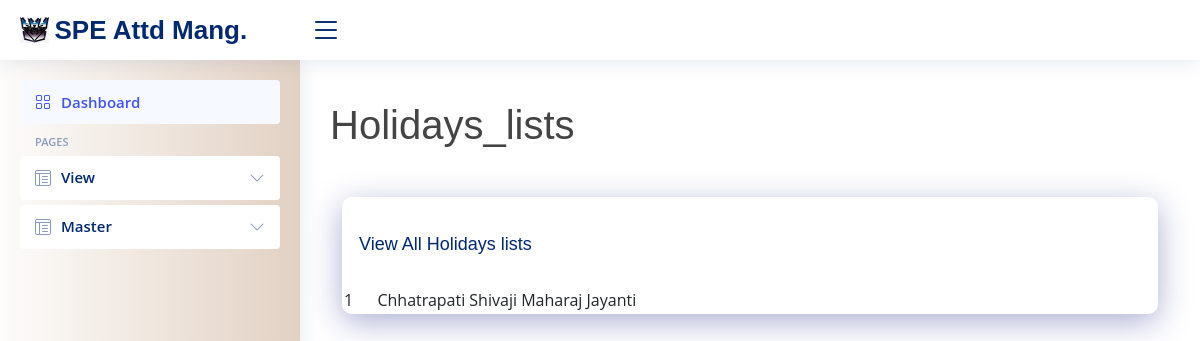
The app's page /holiday_lists/, older data.
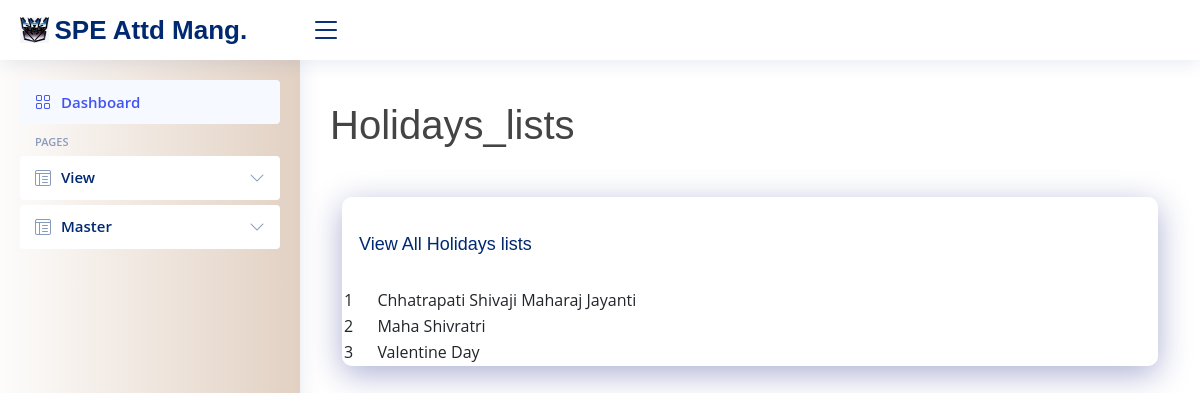
The same page, newer data.
### attendanceApp/models.py (models this page shows)
class HolidayList(models.Model):
    date = models.DateField()
    occasion = models.CharField(max_length=100,blank=True)
    remarks = models.TextField(blank=True)
    def __str__(self):
        return f'{self.occasion}'

### attendanceApp/views.py (the view)
# urls.py: path('holiday_lists/', views.holiday_lists, name='holiday_lists'),
def holiday_lists(request):
    lists = HolidayList.objects.all()
    print(lists)
    context={
        'lists': lists
    }
    return render(request, 'main/holidays_lists.html', context)

### templates/main/holidays_lists.html (shortened to what this page needs)
{% extends 'partials/base.html' %}
{% load static %}
{% block content %}
<main id="main" class="main">
  <h1>Holidays_lists</h1>
  <div class="container mt-5">
    <div class="card">
      <h5 class="card-title m-3">View All Holidays lists</h5>
      <table>
     <tr>
     {% for holi in lists %}
     <td> {{ forloop.counter }}</td>
     <td> {{holi.occasion}}</td>
    </tr>
      {% endfor %}</table>
    </div>
  </div>
</main>
{% endblock %}

### templates/partials/base.html (shortened to what this page needs)
{% load static %}
<!DOCTYPE html>
<html lang="en">
  <head>
    <link
      href="{% static 'assets/vendor/bootstrap/css/bootstrap.min.css'%}"
      rel="stylesheet"
    />
    <link
      href="{% static 'assets/vendor/bootstrap-icons/bootstrap-icons.css'%}"
      rel="stylesheet"
    />
    <link
      href="{% static 'assets/vendor/boxicons/css/boxicons.min.css'%}"
      rel="stylesheet"
    />
    <link
      href="{% static 'assets/vendor/quill/quill.snow.css'%}"
      rel="stylesheet"
    />
    <link
      href="{% static 'assets/vendor/quill/quill.bubble.css'%}"
      rel="stylesheet"
    />
    <link
      href="{% static 'assets/vendor/remixicon/remixicon.css'%}"
      rel="stylesheet"
    />
    <link
      href="{% static 'assets/vendor/simple-datatables/style.css'%}"
      rel="stylesheet"
    />
    <link href="{% static 'assets/main.css' %}" rel="stylesheet" />
  </head>
  <body>
    {% include 'partials/header.html' %} {% include 'partials/sidebar.html' %}
    {% block content %} {% endblock %}
  </body>
</html>

### templates/partials/header.html (shortened to what this page needs)
{% load static %}
<header id="header" class="header fixed-top d-flex align-items-center">
  <div class="d-flex align-items-center justify-content-between">
    <a href="{% url 'dashboard' %}" class="logo d-flex align-items-center">
      <img src="images/transformer_icon.jpg" alt="Logo" class="logo-img">
      <span class="d-none d-lg-block heading-pos">SPE Attd Mang.</span>
    </a>
    <i class="bi bi-list toggle-sidebar-btn"></i>
  </div>
</header>
  <nav class="header-nav ms-auto">
    <ul class="d-flex align-items-center">
      <li class="nav-item dropdown pe-3">
        <a class="nav-link nav-profile d-flex align-items-center pe-0" href="#" data-bs-toggle="dropdown">
        </a>
      </li>
    </ul>
  </nav>

### templates/partials/sidebar.html (shortened to what this page needs)
{% load static %}
<aside id="sidebar" class="sidebar">
  <ul class="sidebar-nav" id="sidebar-nav">
    <li class="nav-item">
      <a class="nav-link" href="{% url 'dashboard'%}">
        <i class="bi bi-grid"></i>
        <span>Dashboard</span>
      </a>
    </li>
    <li class="nav-heading">Pages</li>
    <li class="nav-item">
      <a class="nav-link collapsed" data-bs-target="#view-nav" data-bs-toggle="collapse" href="#">
        <i class="bi bi-layout-text-window-reverse"></i><span>View</span><i class="bi bi-chevron-down ms-auto"></i>
      </a>
    </li>
</ul>
    <li class="nav-item">
      <a class="nav-link collapsed" data-bs-target="#view-nav" data-bs-toggle="collapse" href="#">
        <i class="bi bi-layout-text-window-reverse"></i><span>Master</span><i class="bi bi-chevron-down ms-auto"></i>
      </a>
    </li>
</aside>

### static/assets/main.css (style rules this page uses)
:root { scroll-behavior: smooth; }
body { font-family: "Open Sans", sans-serif; background:#ffffff; color: #444444; }
a { color: #4154f1; text-decoration: none; }
h1, h2, h3, h4, h5, h6 { font-family: "Nunito", sans-serif; }
#main { margin-top: 60px; padding: 20px 30px; transition: all 0.3s; }
.card { margin-bottom: 30px; background: rgba( 255, 255, 255, 0.35 ); box-shadow: 0 8px 32px 0 rgba( 31, 38, 135, 0.37 ); backdrop-filter: blur( 15.5px ); -webkit-backdrop-filter: blur( 15.5px ); border-radius: 10px; border: 1px solid rgba( 255, 255, 255, 0.18 ); }
.card-title { padding: 20px 0 15px 0; font-size: 18px; font-weight: 500; color: #012970; font-family: "Poppins", sans-serif; }
.logo { line-height: 1; }
@media (min-width: 1200px) { .logo { width: 280px; } }
.logo img { max-height: 26px; margin-right: 6px; }
.logo span { font-size: 26px; font-weight: 700; color: #012970; font-family: "Nunito", sans-serif; }
.header { transition: all 0.5s; z-index: 997; height: 60px; box-shadow: 0px 2px 20px rgba(1, 41, 112, 0.1); background-color: #fff; padding-left: 20px; }
.header .toggle-sidebar-btn { font-size: 32px; padding-left: 10px; cursor: pointer; color: #012970; }
.header-nav ul { list-style: none; }
.header-nav>ul { margin: 0; padding: 0; }
.header-nav .nav-profile { color: #012970; }
.sidebar { position: fixed; top: 60px; left: 0; bottom: 0; width: 300px; z-index: 996; transition: all 0.3s; padding: 20px; overflow-y: auto; scrollbar-width: thin; scrollbar-color: #aab7cf transparent; box-shadow: 0px 0px 20px rgba(1, 41, 112, 0.1); background-color: #fff; }
@media (min-width: 1200px) { #main, #footer { margin-left: 300px; } }
.sidebar-nav { padding: 0; margin: 0; list-style: none; }
.sidebar-nav li { padding: 0; margin: 0; list-style: none; }
.sidebar-nav .nav-item { margin-bottom: 5px; }
.sidebar-nav .nav-heading { font-size: 11px; text-transform: uppercase; color: #899bbd; font-weight: 600; margin: 10px 0 5px 15px; }
.sidebar-nav .nav-link { display: flex; align-items: center; font-size: 15px; font-weight: 600; color: #4154f1; transition: 0.3; background: #f6f9ff; padding: 10px 15px; border-radius: 4px; }
.sidebar-nav .nav-link i { font-size: 16px; margin-right: 10px; color: #4154f1; }
.sidebar-nav .nav-link.collapsed { color: #012970; background: #fff; }
.sidebar-nav .nav-link.collapsed i { color: #899bbd; }
.sidebar-nav .nav-link .bi-chevron-down { margin-right: 0; transition: transform 0.2s ease-in-out; }

### templates/partials/sidebar.html (style rules this page uses)
#sidebar { background: linear-gradient(to right,#FDFCFB , #E2D1C3); }

Row changes from the older to the newer data that the page shows:
added HolidayList: occasion "Maha Shivratri"
added HolidayList: occasion "Valentine Day"
